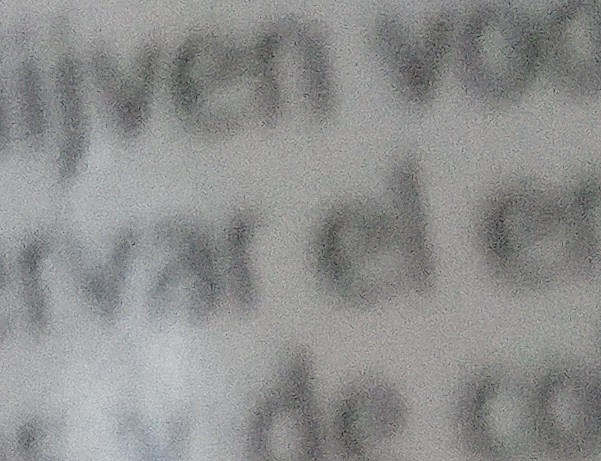
//> input picture COMP4102_Project/test1.jpg, 601 x 461 px; the run also reads 1 picture not shown here
$ ./COMP4102_Project   (built with g++ and OpenCV 4)
//> lines starting //> are read from the running program, lines starting //| are printed output that depends on the picture
#ifdef _CH_
#pragma package <opencv>
#endif

#include "opencv\cv.h"
#include "opencv\highgui.h"

// Load the source image. HighGUI use.
IplImage* image1 = 0, * image2 = 0, *image3 = 0, *outputImage = 0;
int x, y, averageB, averageG, averageR;

int main(int argc, char** argv)
{
	char* filename1 = (argc == 4) ? argv[1] : (char*)"test1.jpg";
	char* filename2 = (argc == 4) ? argv[2] : (char*)"test2.jpg";
	char* filename3 = (argc == 4) ? argv[3] : (char*)"test3.jpg";

	if ((image1 = cvLoadImage(filename1, 1)) == 0)
		return -1;
//> image1 is the input picture: 461 rows x 601 cols, CV_8UC3; mean B, G, R 142.7, 143.1, 142.4
	if ((image2 = cvLoadImage(filename2, 1)) == 0)
		return -1;
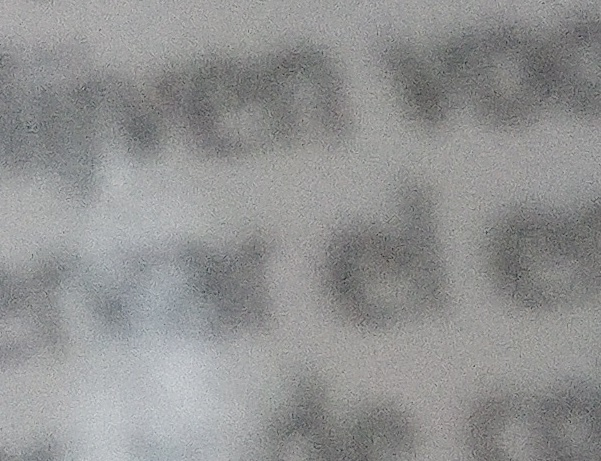
//> input picture COMP4102_Project/test2.jpg, 601 x 461 px
//> image2 is the input picture: 461 rows x 601 cols, CV_8UC3; mean B, G, R 146.1, 146, 145.4
	if ((image3 = cvLoadImage(filename3, 1)) == 0)
		return -1;

	printf("New Image width %d image height %d channels %d \n",
		image1->width, image1->height, image1->nChannels);
//| New Image width 601 image height 461 channels 3
	// create output image
	outputImage = cvCreateImage(cvSize(image1->width, image1->height), IPL_DEPTH_8U, 3);

	// average out three images for superresolution
	for (x = 0; x < image1->height; x++) {
		for (y = 0; y < image1->width; y++) {
			averageB = 0;
			averageG = 0;
			averageR = 0;
			averageB = averageB + (image1->imageData + image1->widthStep * x)[y*3];
			averageG = averageG + (image1->imageData + image1->widthStep * x)[y * 3+1];
			averageR = averageR + (image1->imageData + image1->widthStep * x)[y * 3+2];
			averageB = averageB + (image2->imageData + image2->widthStep * x)[y*3];
			averageG = averageG + (image2->imageData + image2->widthStep * x)[y * 3+1];
			averageR = averageR + (image2->imageData + image2->widthStep * x)[y * 3+2];
			averageB = averageB + (image3->imageData + image3->widthStep * x)[y*3];
			averageG = averageG + (image3->imageData + image3->widthStep * x)[y * 3+1];
			averageR = averageR + (image3->imageData + image3->widthStep * x)[y * 3+2];

			averageB = averageB / 3;
			averageG = averageG / 3;
			averageR = averageR / 3;

			((uchar*)(outputImage->imageData + outputImage->widthStep * x))[y*3] = averageB;
			((uchar*)(outputImage->imageData + outputImage->widthStep * x))[y * 3+1] = averageG;
			((uchar*)(outputImage->imageData + outputImage->widthStep * x))[y * 3+2] = averageR;
		}
	}
//> this loop made 461 passes
//> (averageB, averageG, averageR) on passes 1 to 3: (-116, -115, -115), (-117, -116, -117), (-32, -116, -32)
//> after the loop, averageB = 33; averageG = 33; averageR = 36

	// Create windows.
	cvNamedWindow("Source1", 1);
	cvNamedWindow("Source2", 1);
	cvNamedWindow("Source3", 1);
	cvNamedWindow("Result", 1);

	// Show the images.
	cvShowImage("Source1", image1);
	cvShowImage("Source2", image2);
	cvShowImage("Source3", image3);
	cvShowImage("Result", outputImage);
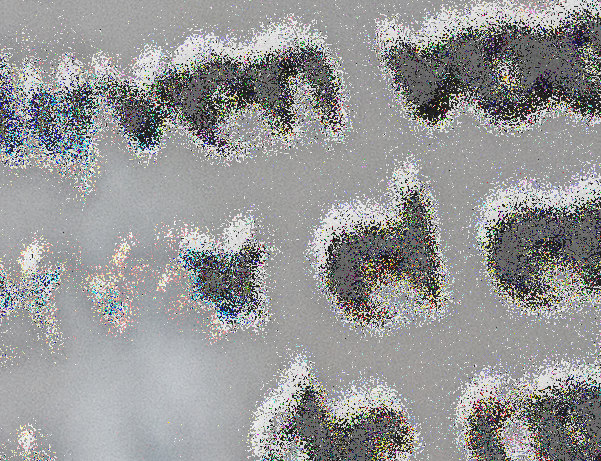
//> window 'Result': 461 rows x 601 cols, CV_8UC3; mean B, G, R 150.5, 150.4, 149.9

	// Wait for a key stroke
	cvWaitKey(0);
	cvReleaseImage(&image1);
	cvReleaseImage(&image2);
	cvReleaseImage(&image3);
	cvReleaseImage(&outputImage);

	cvDestroyWindow("Source1");
	cvDestroyWindow("Source2");
	cvDestroyWindow("Source3");
	cvDestroyWindow("Result");

	return 0;
}
